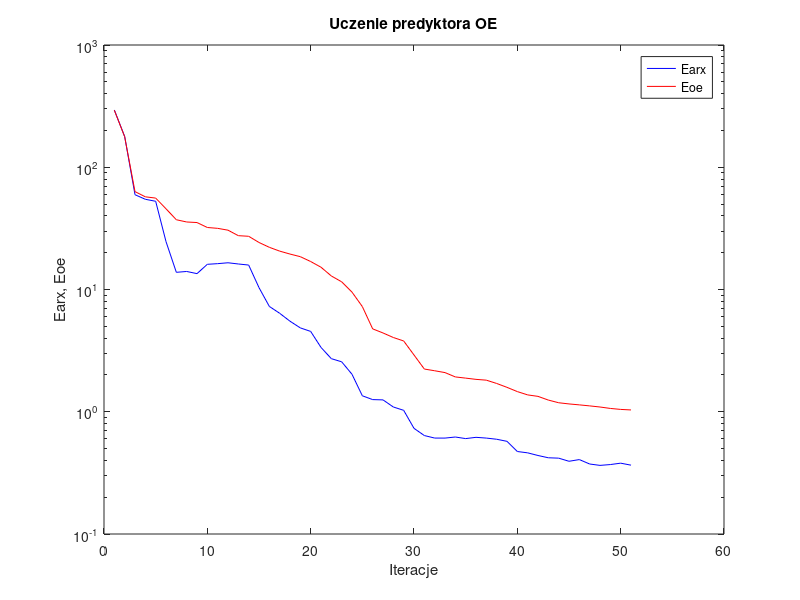
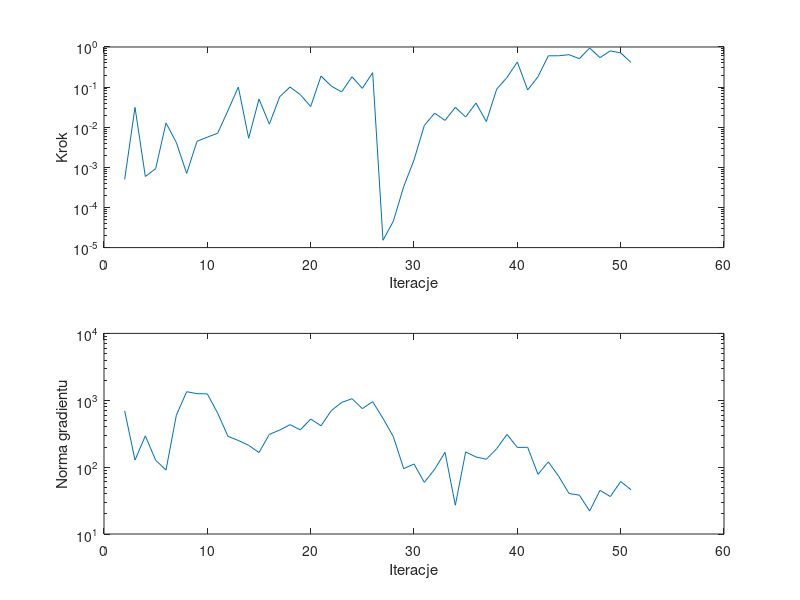

The MATLAB source for these figures, in order:
%uczenie predyktora oe
clear all;
n=0; farx(n+1)=2.938852e+002; foe(n+1)=2.926657e+002; wspucz(n+1)=0.000000e+000; ng(n+1)=0.000000e+000;
%odnowa zmiennej metryki
n=1; farx(n+1)=1.785228e+002; foe(n+1)=1.775871e+002; krok(n+1)=5.002119e-004; ng(n+1)=6.958669e+002;
n=2; farx(n+1)=5.960998e+001; foe(n+1)=6.320531e+001; krok(n+1)=3.128880e-002; ng(n+1)=1.274565e+002;
n=3; farx(n+1)=5.469842e+001; foe(n+1)=5.730225e+001; krok(n+1)=5.921158e-004; ng(n+1)=2.935020e+002;
n=4; farx(n+1)=5.268490e+001; foe(n+1)=5.594786e+001; krok(n+1)=9.268097e-004; ng(n+1)=1.266625e+002;
n=5; farx(n+1)=2.465762e+001; foe(n+1)=4.574140e+001; krok(n+1)=1.279622e-002; ng(n+1)=9.060940e+001;
n=6; farx(n+1)=1.382239e+001; foe(n+1)=3.721105e+001; krok(n+1)=4.161987e-003; ng(n+1)=5.964555e+002;
n=7; farx(n+1)=1.404654e+001; foe(n+1)=3.567099e+001; krok(n+1)=7.046696e-004; ng(n+1)=1.342630e+003;
n=8; farx(n+1)=1.348369e+001; foe(n+1)=3.529391e+001; krok(n+1)=4.449709e-003; ng(n+1)=1.254816e+003;
n=9; farx(n+1)=1.607317e+001; foe(n+1)=3.215709e+001; krok(n+1)=5.662806e-003; ng(n+1)=1.243938e+003;
n=10; farx(n+1)=1.627282e+001; foe(n+1)=3.164445e+001; krok(n+1)=7.088910e-003; ng(n+1)=6.404950e+002;
n=11; farx(n+1)=1.654645e+001; foe(n+1)=3.056952e+001; krok(n+1)=2.617870e-002; ng(n+1)=2.886181e+002;
n=12; farx(n+1)=1.617245e+001; foe(n+1)=2.756417e+001; krok(n+1)=1.003991e-001; ng(n+1)=2.503485e+002;
n=13; farx(n+1)=1.584901e+001; foe(n+1)=2.724682e+001; krok(n+1)=5.303205e-003; ng(n+1)=2.117301e+002;
n=14; farx(n+1)=1.035626e+001; foe(n+1)=2.424390e+001; krok(n+1)=5.051878e-002; ng(n+1)=1.653617e+002;
n=15; farx(n+1)=7.269834e+000; foe(n+1)=2.213877e+001; krok(n+1)=1.192345e-002; ng(n+1)=3.088631e+002;
n=16; farx(n+1)=6.389698e+000; foe(n+1)=2.060605e+001; krok(n+1)=5.716001e-002; ng(n+1)=3.581980e+002;
n=17; farx(n+1)=5.503034e+000; foe(n+1)=1.949728e+001; krok(n+1)=1.005024e-001; ng(n+1)=4.319921e+002;
n=18; farx(n+1)=4.852215e+000; foe(n+1)=1.855672e+001; krok(n+1)=6.474159e-002; ng(n+1)=3.606584e+002;
n=19; farx(n+1)=4.540990e+000; foe(n+1)=1.693752e+001; krok(n+1)=3.277333e-002; ng(n+1)=5.236786e+002;
n=20; farx(n+1)=3.359194e+000; foe(n+1)=1.521315e+001; krok(n+1)=1.884118e-001; ng(n+1)=4.152668e+002;
n=21; farx(n+1)=2.718324e+000; foe(n+1)=1.290471e+001; krok(n+1)=1.057221e-001; ng(n+1)=7.014962e+002;
n=22; farx(n+1)=2.561875e+000; foe(n+1)=1.155755e+001; krok(n+1)=7.596282e-002; ng(n+1)=9.280796e+002;
n=23; farx(n+1)=2.025973e+000; foe(n+1)=9.516707e+000; krok(n+1)=1.809649e-001; ng(n+1)=1.054870e+003;
n=24; farx(n+1)=1.351108e+000; foe(n+1)=7.251967e+000; krok(n+1)=9.310460e-002; ng(n+1)=7.499901e+002;
n=25; farx(n+1)=1.257216e+000; foe(n+1)=4.764648e+000; krok(n+1)=2.292378e-001; ng(n+1)=9.536139e+002;
%odnowa zmiennej metryki
n=26; farx(n+1)=1.250410e+000; foe(n+1)=4.410861e+000; krok(n+1)=1.524497e-005; ng(n+1)=5.355302e+002;
n=27; farx(n+1)=1.093765e+000; foe(n+1)=4.048906e+000; krok(n+1)=4.553746e-005; ng(n+1)=2.858771e+002;
n=28; farx(n+1)=1.027343e+000; foe(n+1)=3.793780e+000; krok(n+1)=3.293253e-004; ng(n+1)=9.504537e+001;
n=29; farx(n+1)=7.315915e-001; foe(n+1)=2.912995e+000; krok(n+1)=1.529700e-003; ng(n+1)=1.114071e+002;
n=30; farx(n+1)=6.388308e-001; foe(n+1)=2.235429e+000; krok(n+1)=1.111520e-002; ng(n+1)=5.921000e+001;
n=31; farx(n+1)=6.092260e-001; foe(n+1)=2.164690e+000; krok(n+1)=2.243356e-002; ng(n+1)=9.293003e+001;
n=32; farx(n+1)=6.089266e-001; foe(n+1)=2.090851e+000; krok(n+1)=1.477175e-002; ng(n+1)=1.666218e+002;
n=33; farx(n+1)=6.213937e-001; foe(n+1)=1.926850e+000; krok(n+1)=3.132047e-002; ng(n+1)=2.695809e+001;
n=34; farx(n+1)=6.031029e-001; foe(n+1)=1.884194e+000; krok(n+1)=1.799391e-002; ng(n+1)=1.686754e+002;
n=35; farx(n+1)=6.177653e-001; foe(n+1)=1.840601e+000; krok(n+1)=4.000365e-002; ng(n+1)=1.419955e+002;
n=36; farx(n+1)=6.089879e-001; foe(n+1)=1.813009e+000; krok(n+1)=1.384117e-002; ng(n+1)=1.311889e+002;
n=37; farx(n+1)=5.957386e-001; foe(n+1)=1.703658e+000; krok(n+1)=8.877087e-002; ng(n+1)=1.882707e+002;
n=38; farx(n+1)=5.728743e-001; foe(n+1)=1.583547e+000; krok(n+1)=1.742650e-001; ng(n+1)=3.084759e+002;
n=39; farx(n+1)=4.728852e-001; foe(n+1)=1.461843e+000; krok(n+1)=4.228884e-001; ng(n+1)=1.969884e+002;
n=40; farx(n+1)=4.612131e-001; foe(n+1)=1.373582e+000; krok(n+1)=8.472165e-002; ng(n+1)=1.980290e+002;
n=41; farx(n+1)=4.387056e-001; foe(n+1)=1.336053e+000; krok(n+1)=1.817918e-001; ng(n+1)=7.800358e+001;
n=42; farx(n+1)=4.202732e-001; foe(n+1)=1.246082e+000; krok(n+1)=6.026971e-001; ng(n+1)=1.198655e+002;
n=43; farx(n+1)=4.172890e-001; foe(n+1)=1.184843e+000; krok(n+1)=6.041087e-001; ng(n+1)=7.306072e+001;
n=44; farx(n+1)=3.934538e-001; foe(n+1)=1.158776e+000; krok(n+1)=6.428250e-001; ng(n+1)=4.036390e+001;
n=45; farx(n+1)=4.062583e-001; foe(n+1)=1.138467e+000; krok(n+1)=5.108389e-001; ng(n+1)=3.810496e+001;
n=46; farx(n+1)=3.737197e-001; foe(n+1)=1.116834e+000; krok(n+1)=9.429061e-001; ng(n+1)=2.208969e+001;
n=47; farx(n+1)=3.641487e-001; foe(n+1)=1.093530e+000; krok(n+1)=5.429402e-001; ng(n+1)=4.496743e+001;
n=48; farx(n+1)=3.698812e-001; foe(n+1)=1.064595e+000; krok(n+1)=8.006244e-001; ng(n+1)=3.628461e+001;
n=49; farx(n+1)=3.796858e-001; foe(n+1)=1.045034e+000; krok(n+1)=7.113726e-001; ng(n+1)=6.099567e+001;
n=50; farx(n+1)=3.656765e-001; foe(n+1)=1.034574e+000; krok(n+1)=4.128102e-001; ng(n+1)=4.597599e+001;

figure; semilogy(farx,'b'); hold on; semilogy(foe,'r'); xlabel('Iteracje'); ylabel('Earx, Eoe'); legend('Earx','Eoe'); title('Uczenie predyktora OE');
figure; subplot(2,1,1); semilogy(krok); xlabel('Iteracje'); ylabel('Krok');
subplot(2,1,2); semilogy(ng); xlabel('Iteracje'); ylabel('Norma gradientu');
Earx=farx(n+1)
Eoe=foe(n+1)
